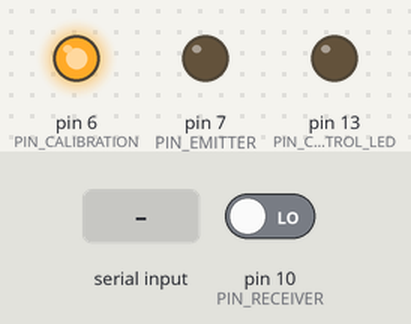
Recording of a sketch running on a simulated Arduino Uno, built with avr-gcc and run on an emulated ATmega328P. Shown: output pins drawn as LEDs (lit = HIGH). The inputs (shaded band) are chosen by the test bench; at power-on: pin 10 (PIN_RECEIVER) LOW.

Above: at 1.2 s.
1.3 s: pin 10 (PIN_RECEIVER) driven HIGH
At 2.1 s:
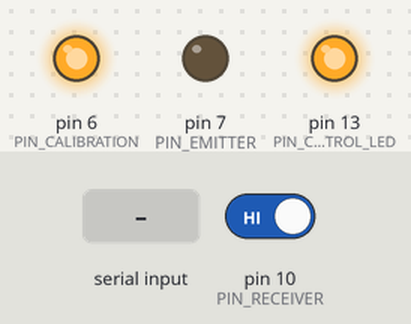
2.8 s: "1" received over Serial
At 3.4 s:
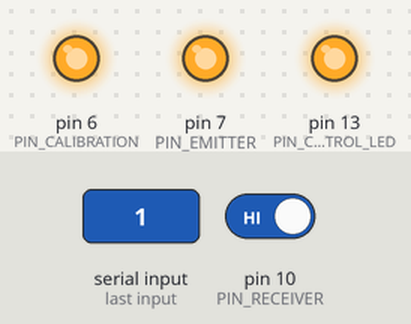
5.5 s: "0" received over Serial
At 6.9 s:
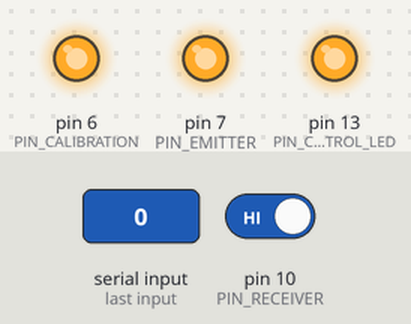
7.5 s: pin 10 (PIN_RECEIVER) driven LOW
At 8.0 s:
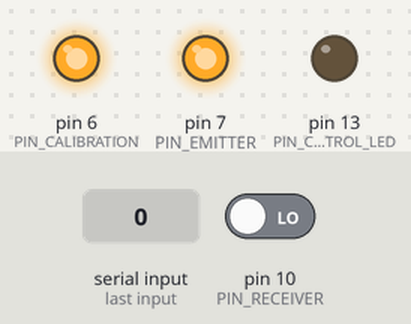
Timing chart, 0 to 10.0 s (numbered marks = the images above; inputs shaded):
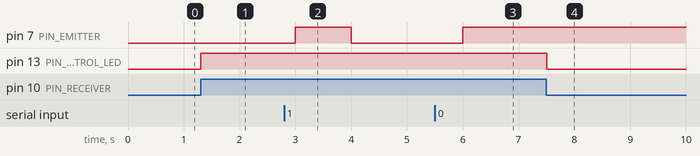

The sketch:

sketch.ino
```cpp
#include <avr/io.h>
#include <avr/interrupt.h>

#define __ASSERT_USE_STDERR
#include <assert.h>

/* Global */
const uint32_t FREQUENCY = 1; // Hz
const uint32_t BUFFER_SIZE = 10;

/* Emitter */
const uint32_t PIN_CALIBRATION = 6;
const uint32_t PIN_EMITTER = 7;
uint32_t timer1_counter;
bool clock_emitter;
uint32_t state_emitter = LOW;
char buffer_emitter[BUFFER_SIZE];
uint32_t buffer_emitter_in = 0;
uint32_t buffer_emitter_out = 0;

/* Receiver */
const uint32_t PIN_RECEIVER = 10;
const uint32_t PIN_CONTROL_LED = 13;
uint32_t last_t_receiver;
bool clock_receiver = true;
uint32_t state_receiver = LOW;
char buffer_receiver[BUFFER_SIZE];
uint32_t buffer_receiver_i = 0;

// use assertion for debugging
void __assert(const char *__func, const char *__file, int __lineno, const char *__sexp) {
    // transmit diagnostic informations through serial link.
    Serial.println(__func);
    Serial.println(__file);
    Serial.println(__lineno, DEC);
    Serial.println(__sexp);
    Serial.flush();
    // abort program execution.
    abort();
}

void send_HIGH() {
	digitalWrite(PIN_EMITTER, HIGH);
	state_emitter = HIGH;
}

void send_LOW() {
	digitalWrite(PIN_EMITTER, LOW);
	state_emitter = LOW;
}

void toggle_send_state() {
	if (state_emitter == HIGH) {
		send_LOW();
	}
	else {
		send_HIGH();
	}
}

// void send_random_bit() {
// 	bool bit = random(2);
// 	if (bit) {
// 		toggle_send_state();
// 	}
// }

void send_next_bit() {
	char bit = buffer_emitter[buffer_emitter_out % BUFFER_SIZE];
	if (bit == '1') {
		toggle_send_state();
	}
	++buffer_emitter_out;
}

void send_clock_synchro() {
	toggle_send_state();
}

void fill_emitter_buffer() {
	if (Serial.available() && (buffer_emitter_in - buffer_emitter_out < BUFFER_SIZE)) {
		char bit = Serial.read();
		if (bit == '0' || bit == '1') {
			buffer_emitter[buffer_emitter_in % BUFFER_SIZE] = bit;
			++buffer_emitter_in;
		}
	}
}

bool received_transition() {
	bool old_state = state_receiver;
	state_receiver = digitalRead(PIN_RECEIVER);
	digitalWrite(PIN_CONTROL_LED, state_receiver);
	return old_state != state_receiver;
}

void receive_bit() {
	bool bit_received = received_transition();
	buffer_receiver[buffer_receiver_i] = bit_received ? '1' : '0';
	++buffer_receiver_i;
	if (buffer_receiver_i == BUFFER_SIZE) {
		empty_receiver_buffer();
	}
}

void empty_receiver_buffer() {
	Serial.println(buffer_receiver);
	buffer_receiver_i = 0;
}

void setup_emitter() {
	pinMode(PIN_CALIBRATION, OUTPUT); // always on for calibration
	digitalWrite(PIN_CALIBRATION, HIGH);
	pinMode(PIN_EMITTER, OUTPUT); // laser

	noInterrupts();
	TCCR1A = 0;				  // init options
	TCCR1B = 0;
	timer1_counter = 65536 - 62500/FREQUENCY;
	TCNT1 = timer1_counter;   // preload timer
	TCCR1B |= (1 << CS12);    // prescaler : 256
	TIMSK1 |= (1 << TOIE1);   // enable timer overflow interrupt
	interrupts();             // enable all interrupts
}

void setup_receiver() {
	pinMode(PIN_RECEIVER, INPUT); // photodiode
	pinMode(PIN_CONTROL_LED, OUTPUT); // control led
}

void setup() {
	Serial.begin(9600);
	Serial.setTimeout(1);
	setup_receiver();
	setup_emitter();
}

// emitter timer
ISR(TIMER1_OVF_vect)        // interrupt service routine
{
	TCNT1 = timer1_counter;   // preload timer
	fill_emitter_buffer();
	if (buffer_emitter_in - buffer_emitter_out > 0) { // if something to send
		if (clock_emitter) {
			send_clock_synchro();
		}
		else {
			send_next_bit();
		}
		clock_emitter ^= 1;
	}
	else {
		clock_emitter = true;
	}
}

void loop() {
	// receiver loop
	uint32_t now = micros();
	if (clock_receiver) {
		if (received_transition()) {
			clock_receiver = false;
			last_t_receiver = now;
		}
	}
	else {
		if (now - last_t_receiver >= 1500000/FREQUENCY) {
			receive_bit();
			clock_receiver = true;
		}
	}
}
```

Measured:
- after the input at 1.3 s, pin 13 (PIN_CONTROL_LED): LOW → HIGH at once
- after the input at 2.8 s, pin 7 (PIN_EMITTER): LOW → HIGH after 0.20 s, → LOW 1.0 s later
- after the input at 5.5 s, pin 7 (PIN_EMITTER): LOW → HIGH after 0.50 s
- after the input at 7.5 s, pin 13 (PIN_CONTROL_LED): HIGH → LOW at once
